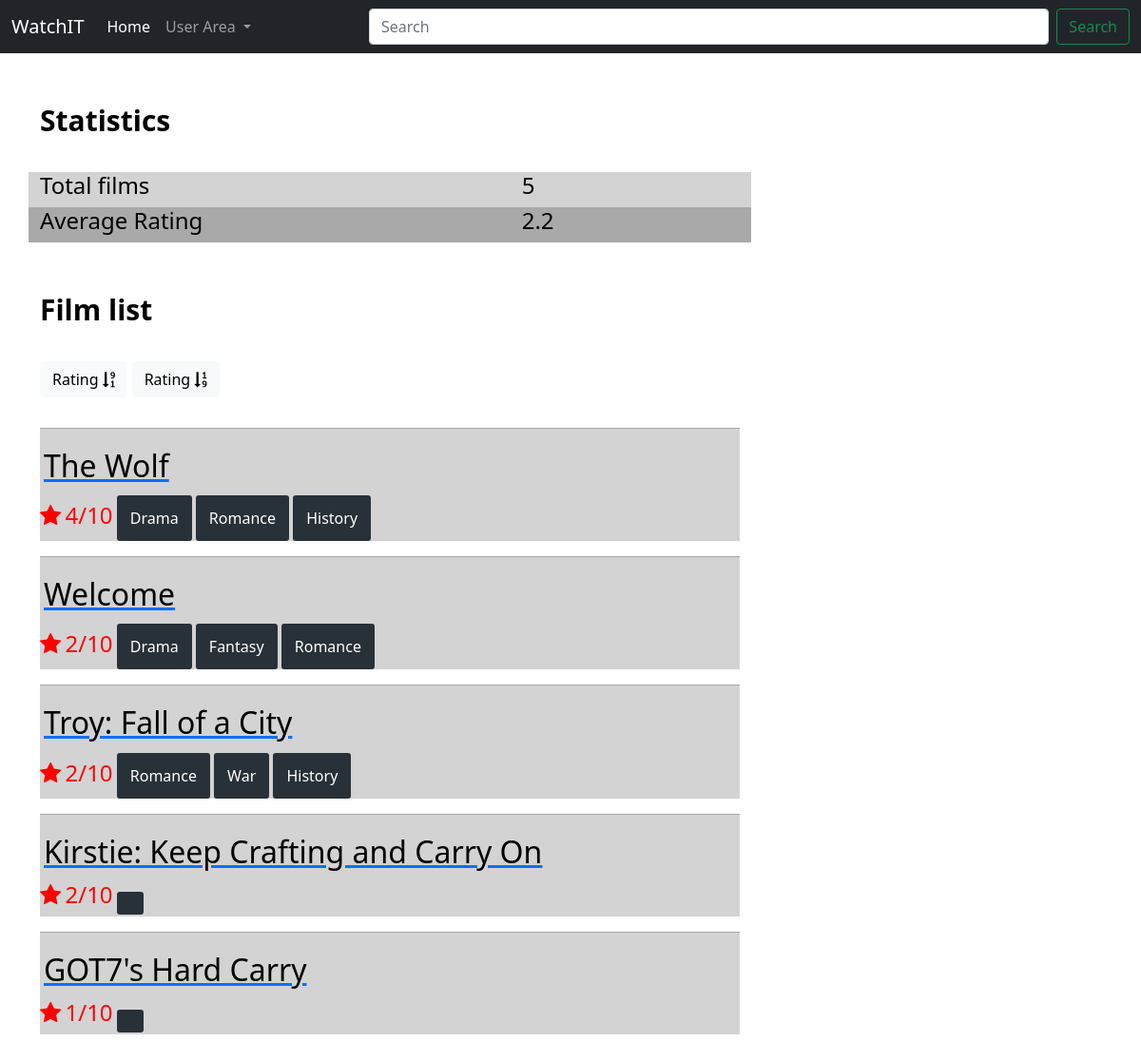
Page /profile/admin/ on the committed database.
### film/models.py (models this page shows)
class UserRating(models.Model):
    user = models.ForeignKey(User, on_delete=models.CASCADE)
    show = models.ForeignKey(Show, on_delete=models.CASCADE)
    rating = models.IntegerField()
    position = models.IntegerField(default=0)

class Show(models.Model):
    showid = models.IntegerField()
    genres = models.TextField(default='')
    status = models.TextField(default=32)
    image = models.TextField(default='')
    name = models.TextField(default='')

### film/views.py (the view)
# urls.py: path('profile/', user_views.profile, name='profile'),
def profile(request, username: str = ""):
    if not username:
        return redirect('film-home')
    try:
        user = User.objects.get(username=username)
    except User.DoesNotExist:
        return redirect('film-home')
    userfilms = UserRating.objects.filter(user=user)
    total = len(userfilms)
    average = 0
    for ur in userfilms:
        average += ur.rating
    if total:
        average = round(average/total, 2)
    sort_type = request.GET.get('sort')
    if not sort_type or not sort_type.isdigit():
        sort_type = 1
    sort_type = int(sort_type)
    if sort_type == 2:
        results = UserRating.objects.filter(user=user).order_by('rating')
    else:
        results = UserRating.objects.filter(user=user).order_by('-rating')
    for result in results:
        result.show.genres = result.show.genres.split(",")
    return render(request, 'film/profile.html', {'username': username,
                                                 'title': f"{username}'s profile",
                                                 'total': total,
                                              'average': average,
                                            'sort_type': sort_type,
                                            'results': results})

### film/templates/film/profile.html (shortened to what this page needs)
{% extends "film/base.html" %}
{% block content %}
<p style="font-size:30px; color:black"><b>Statistics</b></p><pre></pre>
<div class="row overview">
    <div class="container">
  <div class="row" style="background-color:lightgrey">
      <div class="col-8"><h4 style="color:black">Total films</h4></div>
      <div class="col-4"><h4 style="color:black">{{total}}</h4></div>
  </div>
        <div class="row" style="background-color:darkgrey">
      <div class="col-8"><h4 style="color:black">Average Rating</h4></div>
      <div class="col-4"><h4 style="color:black">{{average}}</h4></div>
  </div>
<p style="font-size:30px; color:black"><b>Film list</b></p><pre></pre>
{% if sort_type == 1 %}
    <button type="button" class="btn btn-light active">Rating <span class="fa fa-sort-numeric-desc"></span></button>
{% else %}
<a href="?sort=1" class="btn btn-light">Rating <span class="fa fa-sort-numeric-desc"></span></a>
{% endif %}
{% if sort_type == 2 %}
    <button type="button" class="btn btn-light active">Rating <span class="fa fa-sort-numeric-asc"></span></button>
{% else %}
<a href="?sort=2" class="btn btn-light">Rating <span class="fa fa-sort-numeric-asc"></span></a>
{% endif %}
{% if total %}
{% for result in results %}
        <article class="media content-section" style="background-color:lightgrey">
        <hr>
          <div class="media">
    <div class="media-body">
        <a href="/show/{{result.show.showid}}"><h2 style="padding: 4px 4px; color:black" class="media-heading">{{result.show.name}}</h2> </a>
        <h4 style="display:inline-block; color:red"><span class="fa fa-star checked"></span></h4>
        <h4 style="display:inline-block; color:red">{{result.rating}}/10</h4>
        {% for genre in result.show.genres %}
        <button style="color:white; border-radius:3px; display: inline-block; padding:12px 14px; text-align:center; background-color: #283038; border: none">{{genre}}</button>
        {% endfor %}
    </div>
  </div>
        </article>
    {% endfor %}
{% else %}
<h4 style="color:#a8bdad">Empty List!</h4>
{% endif %}
    <pre>
{% endblock content %}

### film/templates/film/base.html (shortened to what this page needs)
<!DOCTYPE html>
<head>
        <link href="https://cdn.jsdelivr.net/npm/bootstrap@5.0.0-beta1/dist/css/bootstrap.min.css" rel="stylesheet">
        <link rel="stylesheet" href="https://cdnjs.cloudflare.com/ajax/libs/font-awesome/4.7.0/css/font-awesome.min.css">
</head>
<body style="background-color:#ffffff">
  <nav class="navbar navbar-expand-lg navbar-dark bg-dark">
  <div class="container-fluid">
      <a class="navbar-brand"> WatchIT</a>
    <div class="collapse navbar-collapse" id="navbarSupportedContent">
      <ul class="navbar-nav me-auto mb-2 mb-lg-0">
        <li class="nav-item">
          <a class="nav-link active" aria-current="page" href="{% url 'film-home' %}">Home</a>
        </li>
          {% if user.is_authenticated %}
          <li class="nav-item">
          <a class="nav-link active" aria-current="page" href="/profile/{{user.username}}">Profile</a>
        </li>
          <li class="nav-item">
          <a class="nav-link active" aria-current="page" href="/logout/">Logout</a>
        </li>
          {% else %}
        <li class="nav-item dropdown">
          <a class="nav-link dropdown-toggle" href="#" id="navbarDropdown" role="button" data-bs-toggle="dropdown" aria-expanded="false">
            User Area
          </a>
        </li>
          {% endif %}
      </ul>
      <form class="d-flex" method="post" action="/search/" role="search" style="width: 50em">
        <input class="form-control me-2" type="text" placeholder="Search" aria-label="Search" name="query">
        <button class="btn btn-outline-success" type="submit">Search</button>
      </form>
    </div>
  </div>
</nav>
    <main role="main" class="container">
      <div class="row">
        <div class="col-md-8">
          {% block content %}{% endblock %}
        </div>
      </div>
    </main>
  </body>
</html>

### rows in the picture
UserRating: show.name "The Wolf", rating "4", genres "Drama" "Romance" "History"
UserRating: show.name "Welcome", rating "2", genres "Drama" "Fantasy" "Romance"
UserRating: show.name "Troy: Fall of a City", rating "2", genres "Romance" "War" "History"
UserRating: show.name "Kirstie: Keep Crafting and Carry On", rating "2"
UserRating: show.name "GOT7's Hard Carry", rating "1"

### other values in the picture
{{ total }} "5"
{{ average }} "2.2"
